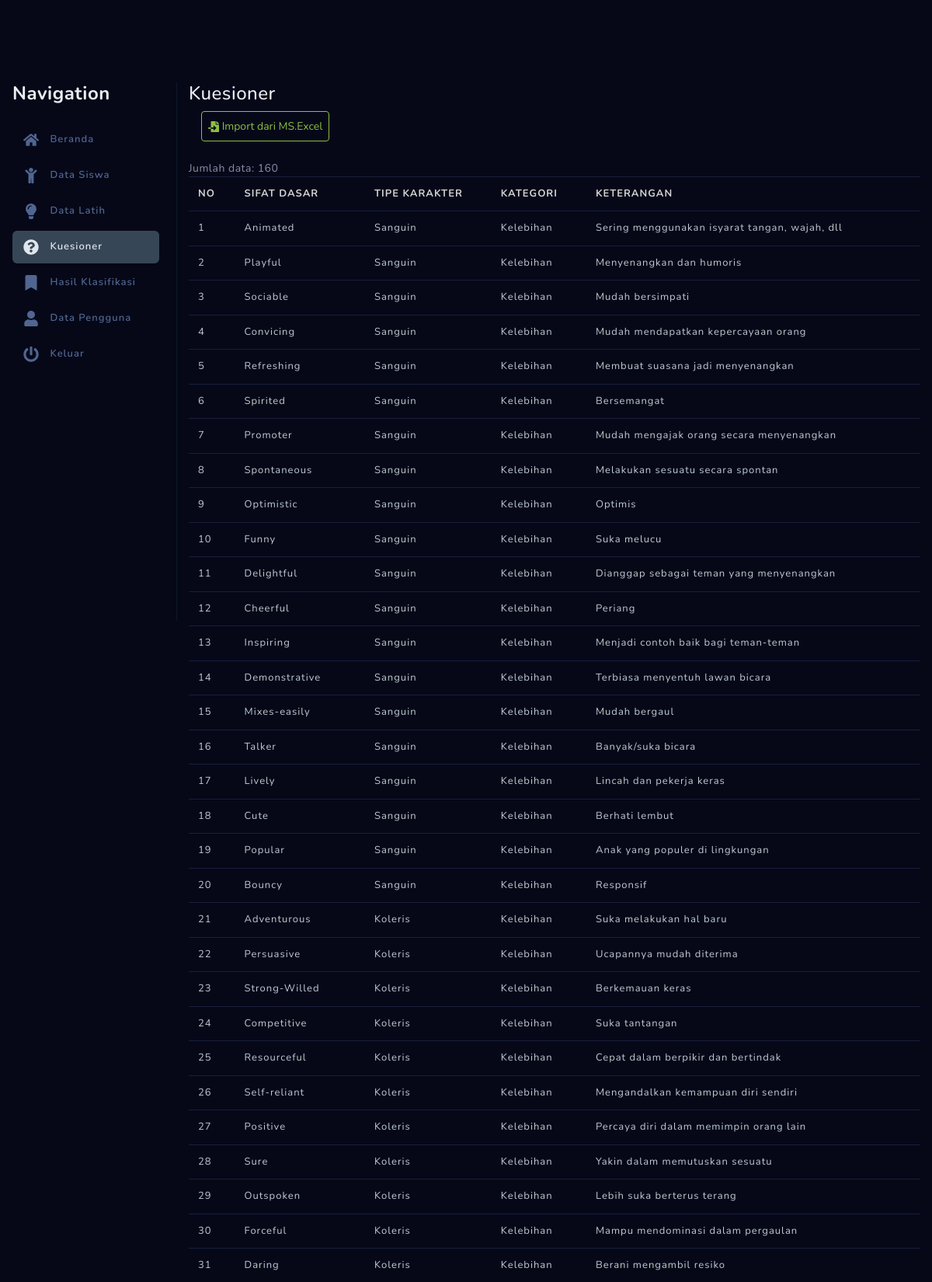
/kuesioner (signed in, upper part), run on the app's committed database.
### tables this page shows
CREATE TABLE `data_soal` (
  `id` int(3) NOT NULL,
  `keyword` varchar(50) NOT NULL,
  `tipe_karakter` varchar(10) NOT NULL,
  `kategori` varchar(10) NOT NULL,
  `keterangan` varchar(50) NOT NULL
);

### include/Core.php (called while the page is built, shortened)
<?php
class Controller
{
	protected function model($model, $params = []){
		$model = "/core/model/$model.php";
		include BASEPATH . $model;
		return $data;
	}
	protected function view($view, $model = null){
		$view = "/core/view/$view.php";
		include BASEPATH . $view;
	}
}

### core/controller/Kuesioner.php (called while the page is built, shortened)
<?php
class Kuesioner extends Controller
{
	function index(){
		$data = $this->model('data_kuesioner');
		$this->view('kuesioner1', $data);
	}
}

### include/App.php (called while the page is built, shortened)
<?php
class App
{
	private $controller = 'Home';
	private $method = 'index';
	private $params = [];
	function __construct(){
		$url = $this->parseUrl();
		if(!empty($url)){
			$this->controller = ucfirst($url[0]);
		}
		$this->controller = new $this->controller;
	}
	private function parseUrl(){
		$url = [];
		if(isset($_GET['url'])){
			$url = rtrim($_GET['url'], '/');
			$url = filter_var($url, FILTER_SANITIZE_URL);
			$url = explode('/', $url);
		}
		return $url;
	}
	function run(){
		call_user_func_array([$this->controller, $this->method], $this->params);
	}
}

### index.php (called while the page is built, shortened)
<?php
$app = new App();
$app->run();

### lib/Database.php (called while the page is built, shortened)
<?php
class Database
{
	private $host = DB_HOST;
	private $user = DB_USER;
	private $pass = DB_PASS;
	private $name = DB_NAME;
	private $db;
	private $stm;
	function __construct(){
		$db = "mysql:host=$this->host;dbname=$this->name";
		$option = array(
			PDO::ATTR_PERSISTENT => true,
			PDO::ATTR_ERRMODE => PDO::ERRMODE_EXCEPTION
		);
		try{
			$this->db = new PDO($db, $this->user, $this->pass, $option);
		}catch(PDOException $e){
			die($e->getMessage());
		}
	}
	function query($query){
		$this->stm = $this->db->prepare($query);
	}
	function execute(){
		if($this->stm->execute()){
			return true;
		}
		return false;
	}
	function resultSet(){
		$this->execute();
		return $this->stm->fetchAll(PDO::FETCH_ASSOC);
	}
	function numRows(){
		return count($this->resultSet());
	}
}

### core/model/data_kuesioner.php (called while the page is built, shortened)
<?php
$database = new Database();
$database->query('SELECT * FROM data_soal');
$data = array('jumlah' => $database->numRows());

### core/view/kuesioner1.php (the view, shortened to what this page needs)
?><div class="container">
	<div class="row">
		<div class="col-md-12">
			<h4 class="page-head-line">Kuesioner</h4>
		</div>
	</div>
	<div class="row">
		<div class="col-md-12">
			<div class="mb-4">
				<button type="button" class="btn btn-outline-success ml-3 p-2" data-toggle="collapse" data-target="#importCollapseForm" aria-expanded="false" aria-controls="importCollapseForm"><i class="fas fa-file-import"></i> Import dari MS.Excel</button>
			</div>
			<span>Jumlah data: <?=$jumlah?></span><br><?php
if($jumlah > 0){
			?><table id="table-siswa" class="table style-3 table-hover">
				<thead>
					<tr><th>No</th><th>Sifat Dasar</th><th>Tipe Karakter</th><th>Kategori</th><th>Keterangan</th></tr>
				</thead>
				<tbody><?php
	$no = 0;
	foreach($kuesioner as $q){
		$no++;
					?><tr>
						<td><?=$no?></td>
						<td><?=$q['keyword']?></td>
						<td><?=$q['tipe_karakter']?></td>
						<td><?=$q['kategori']?></td>
						<td><?=$q['keterangan']?></td><?php
	}
				?></tbody>
			</table><?php
}else{
			?><h3 class="text-center">Data masih kosong..</h3><?php
}
		?></div>
	</div>
</div><?php

### data on the page
data_soal: keyword "Animated", tipe_karakter "Sanguin", kategori "Kelebihan", keterangan "Sering menggunakan isyarat tangan, wajah, dll"
data_soal: keyword "Playful", tipe_karakter "Sanguin", kategori "Kelebihan", keterangan "Menyenangkan dan humoris"
data_soal: keyword "Sociable", tipe_karakter "Sanguin", kategori "Kelebihan", keterangan "Mudah bersimpati"
data_soal: keyword "Convicing", tipe_karakter "Sanguin", kategori "Kelebihan", keterangan "Mudah mendapatkan kepercayaan orang"
data_soal: keyword "Refreshing", tipe_karakter "Sanguin", kategori "Kelebihan", keterangan "Membuat suasana jadi menyenangkan"
data_soal: keyword "Spirited", tipe_karakter "Sanguin", kategori "Kelebihan", keterangan "Bersemangat"
data_soal: keyword "Promoter", tipe_karakter "Sanguin", kategori "Kelebihan", keterangan "Mudah mengajak orang secara menyenangkan"
data_soal: keyword "Spontaneous", tipe_karakter "Sanguin", kategori "Kelebihan", keterangan "Melakukan sesuatu secara spontan"
data_soal: keyword "Optimistic", tipe_karakter "Sanguin", kategori "Kelebihan", keterangan "Optimis"
data_soal: keyword "Funny", tipe_karakter "Sanguin", kategori "Kelebihan", keterangan "Suka melucu"
data_soal: keyword "Delightful", tipe_karakter "Sanguin", kategori "Kelebihan", keterangan "Dianggap sebagai teman yang menyenangkan"
data_soal: keyword "Cheerful", tipe_karakter "Sanguin", kategori "Kelebihan", keterangan "Periang"
data_soal: keyword "Inspiring", tipe_karakter "Sanguin", kategori "Kelebihan", keterangan "Menjadi contoh baik bagi teman-teman"
data_soal: keyword "Demonstrative", tipe_karakter "Sanguin", kategori "Kelebihan", keterangan "Terbiasa menyentuh lawan bicara"
data_soal: keyword "Mixes-easily", tipe_karakter "Sanguin", kategori "Kelebihan", keterangan "Mudah bergaul"
data_soal: keyword "Talker", tipe_karakter "Sanguin", kategori "Kelebihan", keterangan "Banyak/suka bicara"
data_soal: keyword "Lively", tipe_karakter "Sanguin", kategori "Kelebihan", keterangan "Lincah dan pekerja keras"
data_soal: keyword "Cute", tipe_karakter "Sanguin", kategori "Kelebihan", keterangan "Berhati lembut"
data_soal: keyword "Popular", tipe_karakter "Sanguin", kategori "Kelebihan", keterangan "Anak yang populer di lingkungan"
data_soal: keyword "Bouncy", tipe_karakter "Sanguin", kategori "Kelebihan", keterangan "Responsif"
data_soal: keyword "Adventurous", tipe_karakter "Koleris", kategori "Kelebihan", keterangan "Suka melakukan hal baru"
data_soal: keyword "Persuasive", tipe_karakter "Koleris", kategori "Kelebihan", keterangan "Ucapannya mudah diterima"
data_soal: keyword "Strong-Willed", tipe_karakter "Koleris", kategori "Kelebihan", keterangan "Berkemauan keras"
data_soal: keyword "Competitive", tipe_karakter "Koleris", kategori "Kelebihan", keterangan "Suka tantangan"
data_soal: keyword "Resourceful", tipe_karakter "Koleris", kategori "Kelebihan", keterangan "Cepat dalam berpikir dan bertindak"
data_soal: keyword "Self-reliant", tipe_karakter "Koleris", kategori "Kelebihan", keterangan "Mengandalkan kemampuan diri sendiri"
data_soal: keyword "Positive", tipe_karakter "Koleris", kategori "Kelebihan", keterangan "Percaya diri dalam memimpin orang lain"
data_soal: keyword "Sure", tipe_karakter "Koleris", kategori "Kelebihan", keterangan "Yakin dalam memutuskan sesuatu"
data_soal: keyword "Outspoken", tipe_karakter "Koleris", kategori "Kelebihan", keterangan "Lebih suka berterus terang"
data_soal: keyword "Forceful", tipe_karakter "Koleris", kategori "Kelebihan", keterangan "Mampu mendominasi dalam pergaulan"
data_soal: keyword "Daring", tipe_karakter "Koleris", kategori "Kelebihan", keterangan "Berani mengambil resiko"

### other printed values
$menu[$i]['title'] "Beranda"
$menu[$i]['title'] "Data Siswa"
$menu[$i]['title'] "Data Latih"
$menu[$i]['title'] "Kuesioner"
$menu[$i]['title'] "Hasil Klasifikasi"
$menu[$i]['title'] "Data Pengguna"
$menu[$i]['title'] "Keluar"
$jumlah "160"
